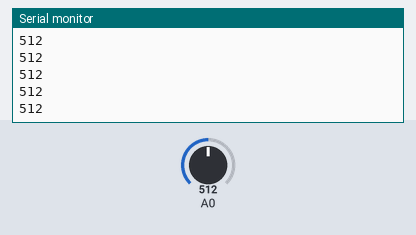
Simulated run of this sketch. Board: Arduino Uno, built with avr-gcc and run on an emulated ATmega328P. Shown: the last lines printed to the serial monitor. The test bench sets the inputs (shaded band); at power-on: A0 = 512.

Above: at 1.2 s.
1.3 s: A0 set to 716
At 2.4 s:
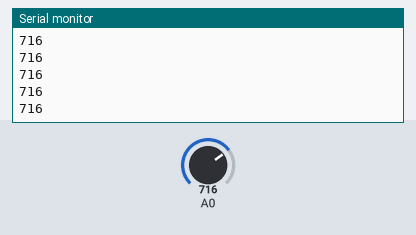
2.8 s: A0 set to 900
At 3.8 s:
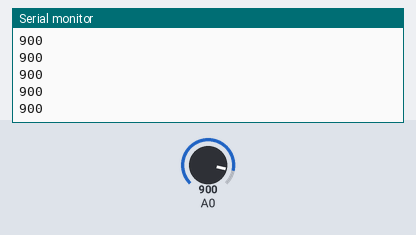
Timing chart, 0 to 5.8 s (numbered marks = the images above; inputs shaded):
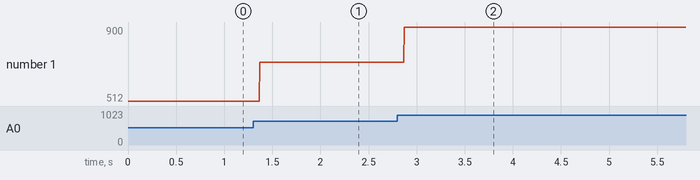

Measured:
- after the input at 1.3 s, the serial monitor: prints a new line after 0.07 s (image 1)
- after the input at 2.8 s, the serial monitor: prints a new line after 0.07 s (image 2)
- plotted number 1: 512 → 716 after the input at 1.3 s, 716 → 900 after the input at 2.8 s

The sketch:

ir.ino
```cpp
int input;

void setup()
{
	Serial.begin(9600);
}

void loop()
{
	input = analogRead(0);
	Serial.println(input);
}
```
